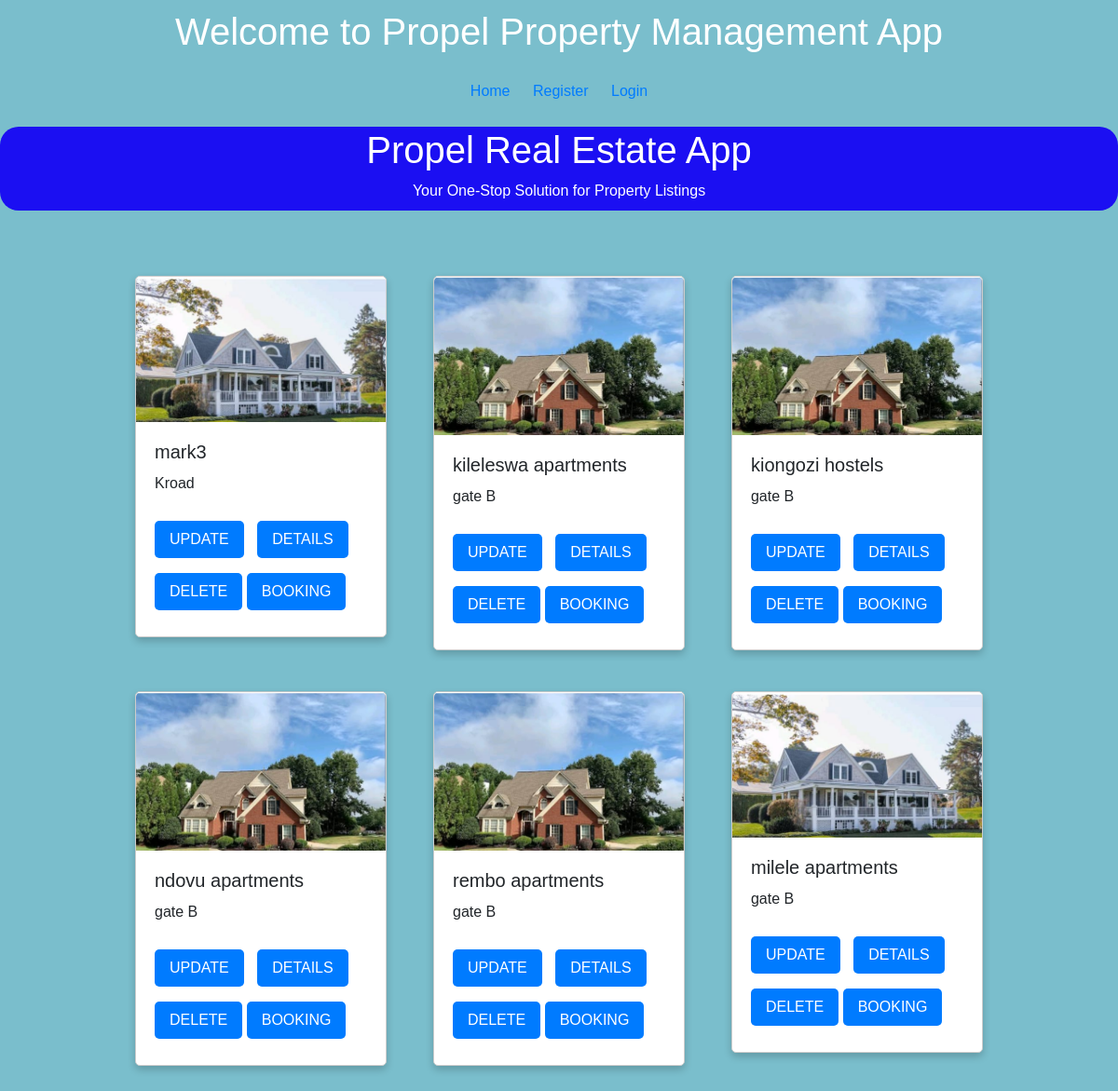
The page /listing_all/ on the database as committed earlier.
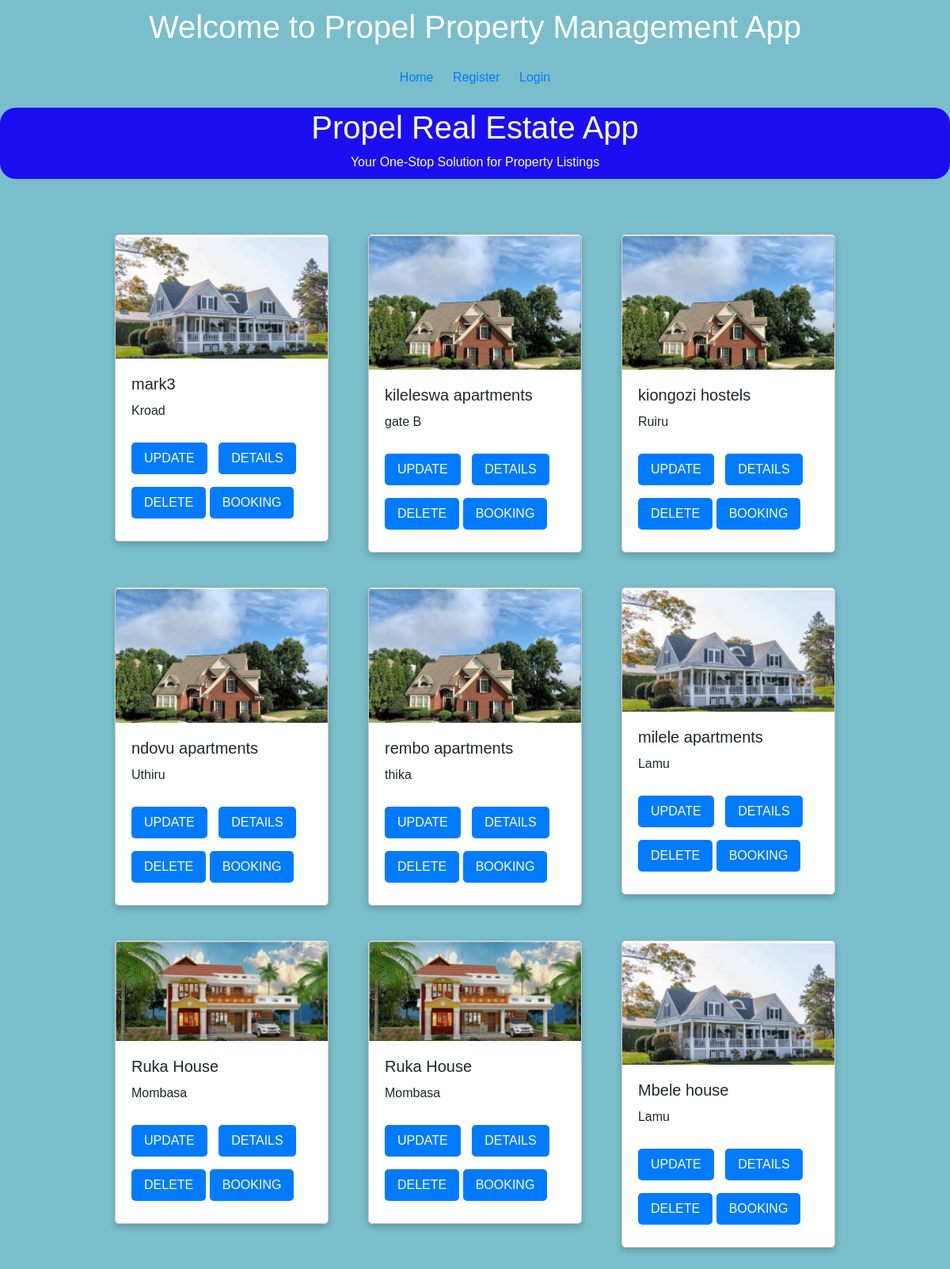
The same page on the database as committed later.
### coreApp/models.py (models this page shows, shortened)
class Property_model(models.Model):
    user = models.ForeignKey(User, on_delete=models.CASCADE, related_name='property')
    property_name = models.CharField(max_length=255)
    location = models.CharField(max_length=50)
    image = models.ImageField(blank=True, null=True)
    rental_price = models.DecimalField(max_digits=10, decimal_places=2)
    security_deposit = models.DecimalField(max_digits=10, decimal_places=2)
    start_date = models.start_date = datetime.now()
    end_date = models.end_date = datetime.now()
    duration = models.DurationField()
    date_paid = models.DateField(blank=True, null=True)
    AMENITIES_CHOICES = [
        ('Balcony','Balcony'),
        ('Gym','Gym'),
        ('SwimmingPool','SwimmingPool')]
    STATUS_CHOICES=[
        ('Available','Available'),
        ('Occupied', 'Occupied') ]
    HOUSE_SIZE = [('STANDARD','STANDARD'),
                  ('Spacious','Spacious')]
    TYPE_OF_HOUSE =[('Singleroom','Singleroom'),
                    ('Bedsitter','Bedsitter'),
                    ('Onebedroom','Onebedroom'),
                    ('Twobedroom','Twobedroom'),
                    ('Threebedroom','Threebedroom'),
                    ('Fourbedroom','Fourbedroom'),
                    ('Studio','Studio'),
                    ('Commercialshops','Commercialshops')]
    amenities = models.TextField(choices=AMENITIES_CHOICES)
    status = models.TextField(choices=STATUS_CHOICES)
    house_type = models.CharField(max_length=50,choices=TYPE_OF_HOUSE)
    size = models.CharField(max_length=50,choices=HOUSE_SIZE)

### coreApp/views.py (the view)
# urls.py: path('listing_all/', property_model_list, name ='listing_all'),
def property_model_list(request):
    listings = Property_model.objects.all()
    context = {
        "listings":listings
    }
    return render(request, "listings_list.html", context)

### coreApp/templates/listings_list.html (shortened to what this page needs)
{% include 'commons/base.html' %}
{% block content %}
<!DOCTYPE html>
<html lang="en">
<head>
    <link rel="stylesheet" href="https://stackpath.bootstrapcdn.com/bootstrap/4.3.1/css/bootstrap.min.css">
</head>
<body>
    <div class="container">
        <div class="row">
            {% for listing in listings %}
            <div class="col-md-4 mb-4">
                <div class="card">
                    <img src="{{ listing.image.url }}" alt="{{ listing.name }}" class="card-img-top img-fluid">
                    <div class="card-body">
                        <h5 class="card-title">{{ listing.property_name }}</h5>
                        <p class="card-text">{{ listing.location }}</p>
                        <a href="{% url 'coreApp:update_listing' listing.id %}" class="btn">UPDATE</a>
                        <a href="{% url 'coreApp:retrieve_listing' listing.id %}" class="btn">DETAILS</a>
                        <a href="{% url 'coreApp:delete_listing' listing.id %}" class="btn">DELETE</a>
                        <a href="{% url 'coreApp:book_property' listing.id %}" class="btn">BOOKING</a>
                    </div>
                </div>
            </div>
            {% endfor %}
        </div>
    </div>
</body>
</html>
{% endblock %}

### accounts/templates/commons/base.html (shortened to what this page needs)
<!DOCTYPE html>
<html lang="en">
<head>
    <link rel="stylesheet" href="https://stackpath.bootstrapcdn.com/bootstrap/4.5.2/css/bootstrap.min.css">
</head>
<body>
    {% include 'commons/header.html' %}
    <div class="header">
        <h1>Propel Real Estate App</h1>
        <p>Your One-Stop Solution for Property Listings</p>
    </div>
    <div class="content">
    </div>
</body>
</html>

### accounts/templates/commons/header.html (shortened to what this page needs)
{% load static %}
{% block content %}
<header>
    <h1>Welcome to Propel Property Management App</h1>
</header>
<nav>
    <ul>
        <li><a href="{% url 'coreApp:home' %}">Home</a></li>
        {% if user.is_authenticated %}
        <li>Welcome back, {{ user.username }}</li>
        <li><a href="{% url 'accounts:logout' %}">Logout</a></li>
        {% else %}
        <li><a href="{% url 'accounts:register' %}">Register</a></li>
        <li><a href="{% url 'accounts:login' %}">Login</a></li>
        {% endif %}
    </ul>
</nav>
{% endblock %}

### accounts/templates/commons/base.html (style rules this page uses)
body { display: flex; flex-direction: column; min-height: 100vh; margin: 0; font-family: Arial, sans-serif; background-color: #7abecc; }
.header { background-color: hwb(243 6% 5%); color: #fff; padding: 1px; text-align: center; width: 100%; height: 90px; border-radius: 20px; }
.content { flex: 1; padding: 20px; }

### accounts/templates/commons/header.html (style rules this page uses)
header { color: #fff; text-align: center; padding: 10px; }
nav { text-align: center; padding: 10px; }
nav ul { list-style: none; padding: 0; }
nav ul li { display: inline; margin: 0 10px; }
a { color: #333; text-decoration: none; }

### coreApp/templates/listings_list.html (style rules this page uses)
body { font-family: Arial, sans-serif; margin: 0; padding: 0; background-color: #7abecc; }
.container { width: 80%; margin: 20px auto; }
.card { border: 1px solid #ccc; margin: 10px; border-radius: 5px; box-shadow: 0 4px 8px 0 rgba(0, 0, 0, 0.2); }
.card img { width: 100%; border-top-left-radius: 5px; border-top-right-radius: 5px; }
.card-body { padding: 20px; }
.card-title { font-size: 1.25rem; margin-bottom: 10px; }
.card-text { margin-bottom: 20px; }
.btn { margin-right: 10px; padding: 8px 16px; font-size: 16px; border: none; border-radius: 5px; cursor: pointer; color: #fff; background-color: #007bff; }
.btn+.btn { margin-right: 10px; margin: 8px 0; }

Rows that differ between the two databases and show on the page:
changed Property_model "kiongozi hostels": location "gate B" → "Ruiru"
changed Property_model "ndovu apartments": location "gate B" → "Uthiru"
changed Property_model "rembo apartments": location "gate B" → "thika"
changed Property_model "milele apartments": location "gate B" → "Lamu"
added Property_model: image (picture), property_name "Ruka House", location "Mombasa"
added Property_model: image (picture), property_name "Ruka House", location "Mombasa"
added Property_model: image (picture), property_name "Mbele house", location "Lamu"
